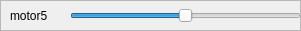
       <widget class="QFrame" name="frame_16">
        <property name="geometry">
         <rect>
          <x>0</x>
          <y>390</y>
          <width>301</width>
          <height>31</height>
         </rect>
        </property>
        <property name="frameShape">
         <enum>QFrame::StyledPanel</enum>
        </property>
        <property name="frameShadow">
         <enum>QFrame::Raised</enum>
        </property>
        <widget class="QSlider" name="motor5">
         <property name="geometry">
          <rect>
           <x>70</x>
           <y>0</y>
           <width>231</width>
           <height>31</height>
          </rect>
         </property>
         <property name="minimum">
          <number>-50</number>
         </property>
         <property name="maximum">
          <number>50</number>
         </property>
         <property name="orientation">
          <enum>Qt::Horizontal</enum>
         </property>
        </widget>
        <widget class="QLabel" name="label_15">
         <property name="geometry">
          <rect>
           <x>10</x>
           <y>0</y>
           <width>91</width>
           <height>31</height>
          </rect>
         </property>
         <property name="text">
          <string>motor5</string>
         </property>
        </widget>
        <widget class="QFrame" name="frame_17">
         <property name="geometry">
          <rect>
           <x>40</x>
           <y>30</y>
           <width>301</width>
           <height>31</height>
          </rect>
         </property>
         <property name="frameShape">
          <enum>QFrame::StyledPanel</enum>
         </property>
         <property name="frameShadow">
          <enum>QFrame::Raised</enum>
         </property>
         <widget class="QSlider" name="horizontalSlider_10">
          <property name="geometry">
           <rect>
            <x>70</x>
            <y>0</y>
            <width>231</width>
            <height>31</height>
           </rect>
          </property>
          <property name="orientation">
           <enum>Qt::Horizontal</enum>
          </property>
         </widget>
         <widget class="QLabel" name="label_16">
          <property name="geometry">
           <rect>
            <x>10</x>
            <y>0</y>
            <width>91</width>
            <height>31</height>
           </rect>
          </property>
          <property name="text">
           <string>motor0</string>
          </property>
         </widget>
        </widget>
       </widget>
